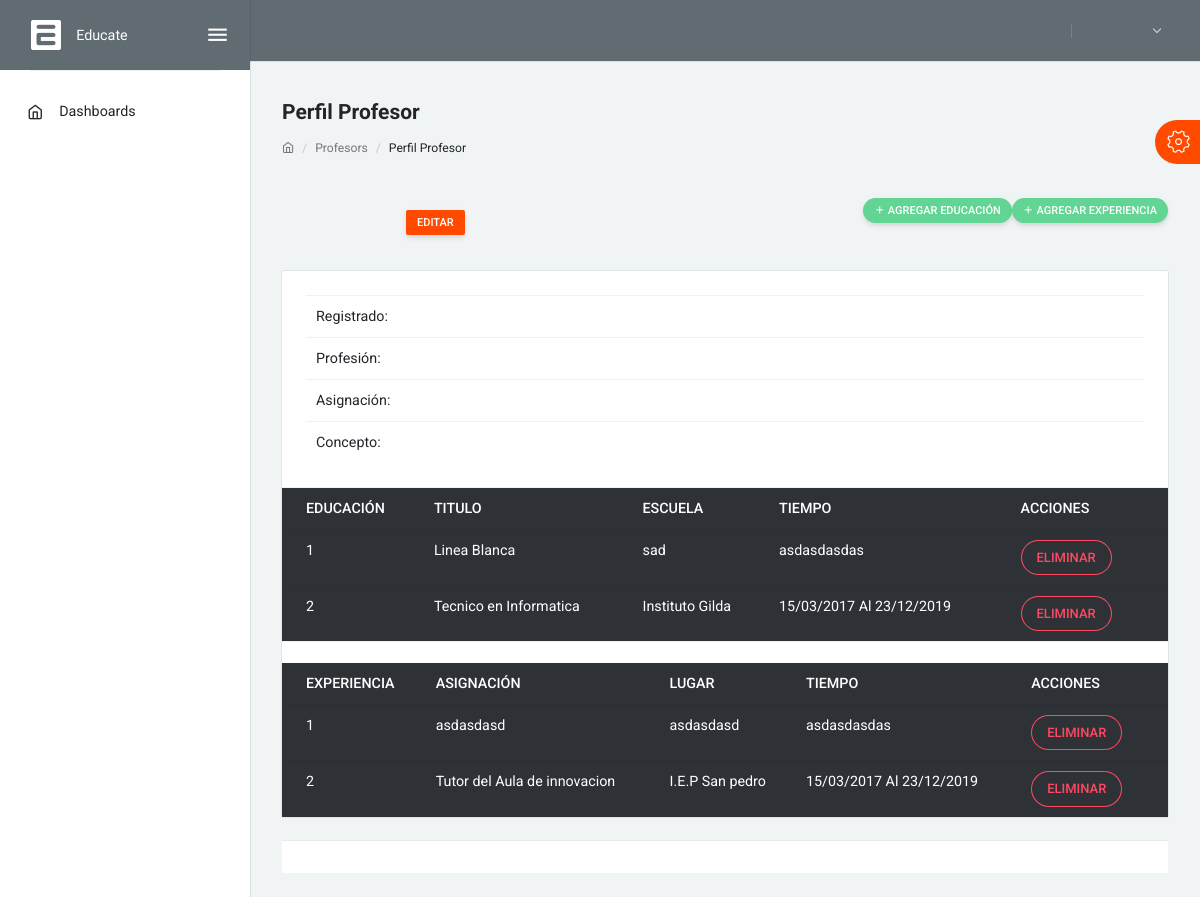
Page /index.php/bteachers/profile on the committed database.
### tables this page shows
CREATE TABLE `dc_experience` (
  `id` int(11) NOT NULL,
  `asignation` text NOT NULL,
  `place` varchar(40) NOT NULL,
  `time` text NOT NULL,
  `id_teacher` int(11) NOT NULL
);

### application/controllers/Bteachers.php (called while the page is built, shortened)
<?php
class Bteachers extends CI_Controller {
		public function profile()
		{
			$dataHeader['emails']=$this->consultas->getNEmails();
			$idUser = $this->session->userdata('idUser');
			$user=$this->consultas->getUsers($idUser);
			$idTeacher = $this->input->post('id');
			$dataHeader['usuario']=$user;
			$data['idteacher'] = $idTeacher;
			$data['msj'] ="";
			$dataHeader['titulo']="Profesores";
			$teachers=$this->consultas->getTeachers($idTeacher);
			$data['teacher'] = $teachers;
			$educations=$this->consultas->getEducation($idTeacher);
			$data['educations'] = $educations;
			$experiences=$this->consultas->getExperience($idTeacher);
			$data['experiences'] = $experiences;
			$this->load->view('admin/sidebar',$dataHeader);
			$data['error'] ="";
			$this->load->view('admin/perfil',$data);
		}
}

### index.php (called while the page is built, shortened)
<?php
require_once BASEPATH.'core/CodeIgniter.php';

### application/models/consultas.php (called while the page is built, shortened)
<?php
class Consultas extends CI_Model
{
		public function getEducation($id=0)
		{
			$sql = "SELECT e.*,t.id
			FROM dc_educación e
			inner join teachers t on e.id_teacher = t.id
			ORDER BY e.id ASC";
			$query = $this->db->query($sql);
			return $query->result_array();
		}
		public function getExperience($id=0)
		{
			$sql = "SELECT e.*,t.id
			FROM dc_experience e
			inner join teachers t on e.id_teacher = t.id
			ORDER BY e.id ASC";
			$query = $this->db->query($sql);
			return $query->result_array();
		}
}
?>

### application/views/admin/perfil.php (the view, shortened to what this page needs)
<div class="layout-content">
    <div class="container-fluid flex-grow-1 container-p-y">
        <h4 class="font-weight-bold py-3 mb-0">Perfil Profesor</h4>
        <div class="text-muted small mt-0 mb-4 d-block breadcrumb">
            <ol class="breadcrumb">
                <li class="breadcrumb-item"><a href="#"><i class="feather icon-home"></i></a></li>
                <li class="breadcrumb-item">Profesors</li>
                <li class="breadcrumb-item active">Perfil Profesor</li>
            </ol>
        </div>
        <div class="media align-items-center py-3 mb-3">
            <div class="media-body ml-4">
                <form action="<?= base_url(); ?>bteachers/editteacher" method="post">
                    <button class="btn btn-primary btn-sm">Editar</button>&nbsp;
                </form>
            </div>
            <button class="btn btn-success btn-sm mb-3 btn-round" data-toggle="modal" data-target="#modal-education"><i class="feather icon-plus"></i> Agregar Educación</button>
            <button class="btn btn-success btn-sm mb-3 btn-round" data-toggle="modal" data-target="#modal-experience"><i class="feather icon-plus"></i> Agregar Experiencia</button>
        </div>
        <div class="card mb-4">
            <div class="card-body">
                <table class="table user-view-table m-0">
                    <tbody>
                        <tr>
                            <td>Registrado:</td>
                            <td><?= $teacher['register'] ?></td>
                        </tr>
                        <tr>
                            <td>Profesión:</td>
                            <td><?= $teacher['profession'] ?></td>
                        </tr>
                        <tr>
                            <td>Asignación:</td>
                            <td>
                                <?= $teacher['designation'] ?></td>
                        </tr>
                        <tr>
                            <td>Concepto:</td>
                            <td><?= $teacher['concept'] ?></td>
                        </tr>
                    </tbody>
                </table>
            </div>
            <div class="table-responsive">
                <table class="table card-table m-0 table-dark">
                    <tbody>
                        <tr>
                            <th>EDUCACIÓN</th>
                            <th>TITULO</th>
                            <th>ESCUELA</th>
                            <th>TIEMPO</th>
                            <th>ACCIONES</th>
                        </tr>
                        <?php
                        $c = 1;
                        foreach ($educations as $education) {
                        ?>
                            <tr>
                                <td><?= $c++ ?></td>
                                <td>
                                    <?= $education['title'] ?></span>
                                </td>
                                <td>
                                    <?= $education['school'] ?></span>
                                </td>
                                <td>
                                    <?= $education['time'] ?></span>
                                </td>
                                <td>
                                    <form action="<?= base_url(); ?>bteachers/deleteeducation" method="post">
                                        <button class="btn btn-round btn-outline-danger">Eliminar</button>
                                    </form>
                                </td>
                            </tr>
                        <?php
                        }
                        ?>
                    </tbody>
                </table>
            </div>
            <hr class="border-light m-0">
            <br>
            <div class="table-responsive">
                <table class="table card-table m-0 table-dark">
                    <tbody>
                        <tr>
                            <th>EXPERIENCIA</th>
                            <th>ASIGNACIÓN</th>
                            <th>LUGAR</th>
                            <th>TIEMPO</th>
                            <th>ACCIONES</th>
                        </tr>
                        <?php
                        $c = 1;
                        foreach ($experiences as $experience) {
                        ?>
                            <tr>
                                <td><?= $c++ ?></td>
                                <td>
                                    <?= $experience['asignation'] ?></span>
                                </td>
                                <td>
                                    <?= $experience['place'] ?></span>
                                </td>
                                <td>
                                    <?= $experience['time'] ?></span>
                                </td>
                                <td>
                                    <form action="<?= base_url(); ?>bteachers/deleteexperience" method="post">
                                        <button class="btn btn-round btn-outline-danger">Eliminar</button>
                                    </form>
                                </td>
                            </tr>
                        <?php } ?>
                    </tbody>
                </table>
            </div>
        </div>
        <nav class="layout-footer footer footer-light">
            <div class="container-fluid d-flex flex-wrap justify-content-between text-center container-p-x pb-3">
            </div>
        </nav>
    </div>
</div>
</div>
</div>
</body>
</html>

### assets/css/uikit.css (style rules this page uses)
.card { margin-bottom: 1.5rem; }
.m-0 { margin: 0px; }

### rows in the picture
dc_educación: title "Linea Blanca", school "sad", time "asdasdasdas"
dc_educación: title "Tecnico en Informatica", school "Instituto Gilda", time "15/03/2017 Al 23/12/2019"
dc_experience: asignation "asdasdasd", place "asdasdasd", time "asdasdasdas"
dc_experience: asignation "Tutor del Aula de innovacion", place "I.E.P San pedro", time "15/03/2017 Al 23/12/2019"
